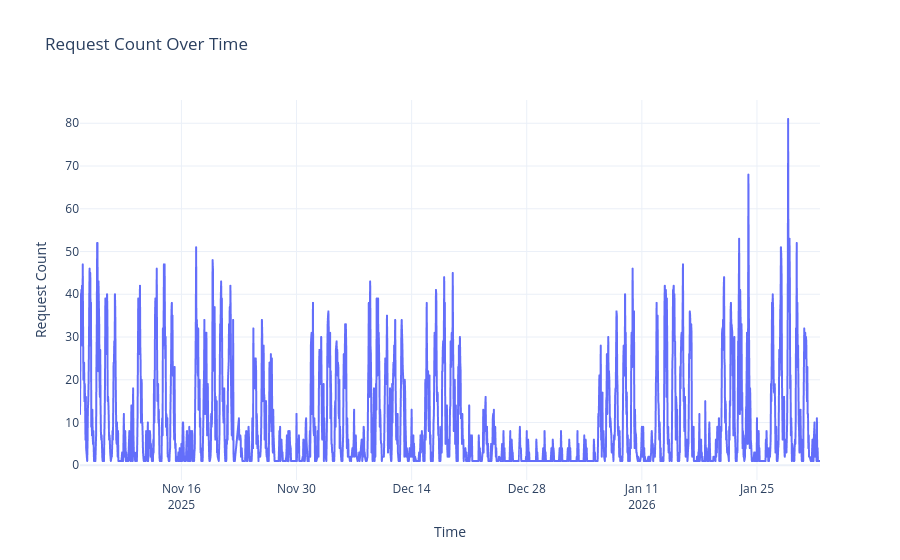

Notebook cell for this chart:
### Code cell
# Sort by time and visualize request count over time
df_sorted = df.sort_index()

fig = px.line(
    df_sorted.reset_index(),
    x="req_hour",
    y="reqs",
    title="Request Count Over Time",
    labels={"req_hour": "Time", "reqs": "Request Count"},
)
fig.update_layout(template="plotly_white")
fig.show()

### Figure 1 — Plotly figure (JSON) as saved in the notebook; plotly's stock layout.template omitted (floating-point values rounded to 4 significant figures; data arrays with more than 128 entries replaced by an {"elided": "..."} marker saying what was removed)
{"data": [{"hovertemplate": "Time=%{x}<br>Request Count=%{y}<extra></extra>", "legendgroup": "", "line": {"color": "#636efa", "dash": "solid"}, "marker": {"symbol": "circle"}, "mode": "lines", "name": "", "showlegend": false, "type": "scattergl", "x": {"elided": "1805 str values"}, "xaxis": "x", "y": {"elided": "1805 int values"}, "yaxis": "y"}], "layout": {"legend": {"tracegroupgap": 0}, "title": {"text": "Request Count Over Time"}, "xaxis": {"anchor": "y", "domain": [0, 1], "title": {"text": "Time"}}, "yaxis": {"anchor": "x", "domain": [0, 1], "title": {"text": "Request Count"}}}}
